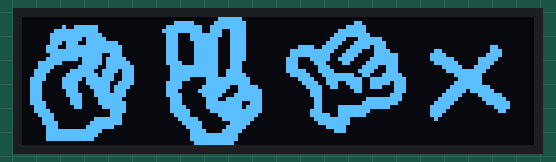
The sketch below on a simulated ESP32. Parts: 128×32 one-colour display. The display library's start-up logo is not drawn.

Above: at 2.1 s.

The sketch:

3-6.ino
```cpp
#include <Wire.h>
#include <Adafruit_GFX.h>
#include <Adafruit_SSD1306.h>

#include "images.h"           // 이미지 파일을 포함하는 헤더 파일

#define SCREEN_WIDTH 128      // OLED 디스플레이의 너비 (픽셀 단위)
#define SCREEN_HEIGHT 32      // OLED 디스플레이의 높이 (픽셀 단위)

#define OLED_RESET -1         // 리셋 핀 번호 # (아두이노 리셋 핀을 공유하는 경우 -1)
#define SCREEN_ADDRESS 0x3C   //128x64의 경우 0x3D, 128x32의 경우 0x3C
Adafruit_SSD1306 display(SCREEN_WIDTH, SCREEN_HEIGHT, &Wire, OLED_RESET);

void setup() {
  Serial.begin(115200);

   if (!display.begin(SSD1306_SWITCHCAPVCC, SCREEN_ADDRESS)) {
    Serial.println(F("SSD1306 allocation failed"));
    for (;;)
      ;
  }

  display.display();
  delay(2000);

  display.clearDisplay();       // 디스플레이 지우기

  display.drawBitmap(
    0,
    0,
    epd_bitmap_s1, 32, 32, 1);

  display.drawBitmap(
    32,
    0,
    epd_bitmap_s2, 32, 32, 1);

  display.drawBitmap(
    64,
    0,
    epd_bitmap_s3, 32, 32, 1);

  display.drawBitmap(
    96,
    0,
    epd_bitmap_s4, 32, 32, 1);

  display.display();
}

void loop() {
}
```

Source omitted: images.h (data table, 3404 bytes)
